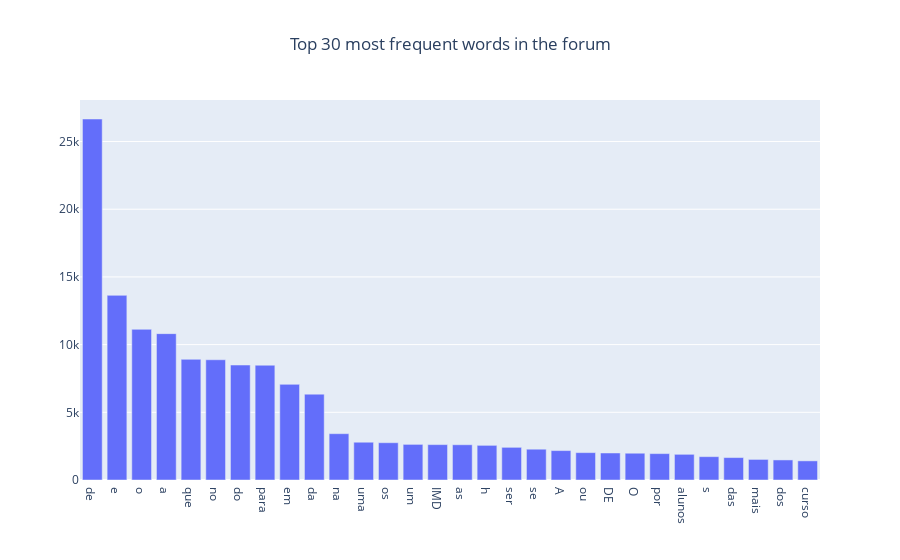
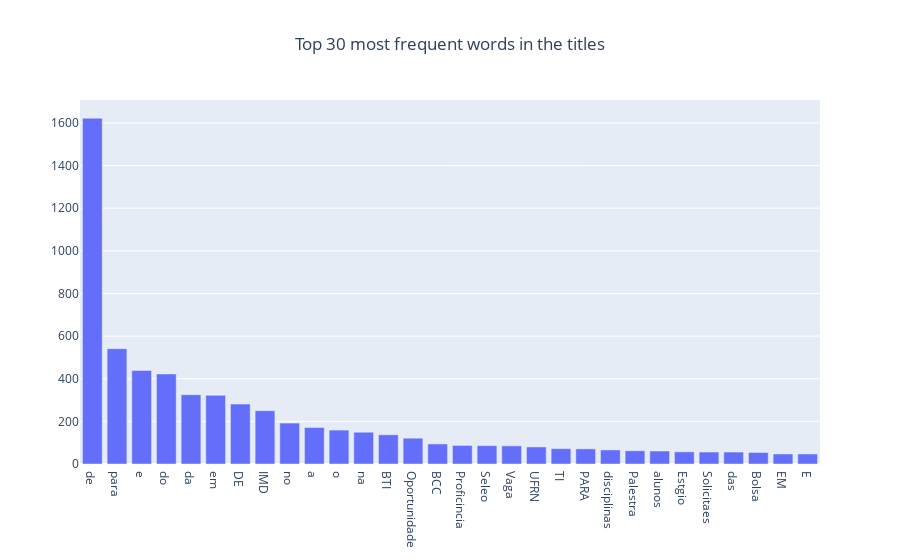
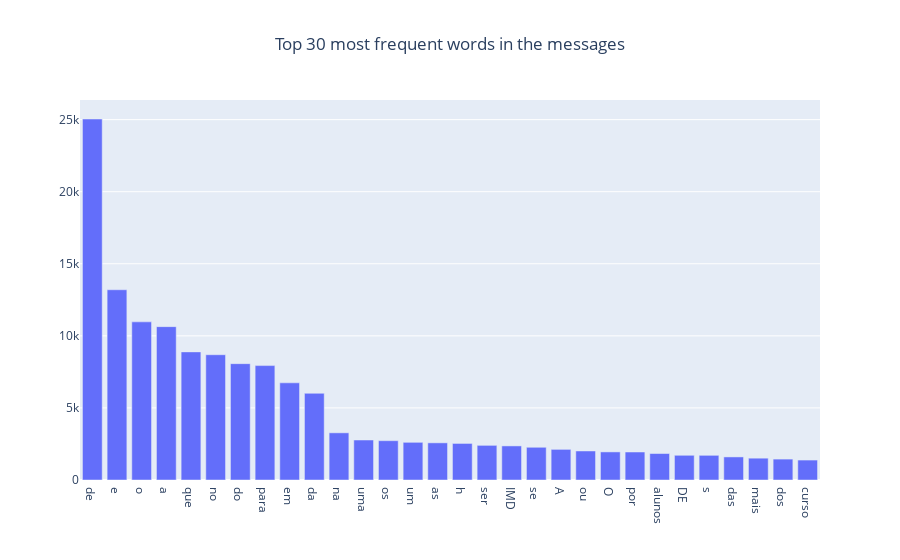

These figures' notebook cell, in order:
### Markdown cell above
It seems there are some words that appear very frequently in this dataset. Let's get an idea of what they are with Counter.

### Code cell
from collections import Counter
import plotly.graph_objects as go

def plot_histogram_word(text_list, n_most_common=30, title="text"):
    # create a list of words
    words = []
    for txt in text_list:
        words += txt.split()

    # count the number of times each word appears in the text
    word_counts = Counter(words)

    # select the top 30 most frequent words
    word_counts = dict(word_counts.most_common(n_most_common))

    # create a bar chart
    fig = go.Figure([go.Bar(x=list(word_counts.keys()), y=list(word_counts.values()))])
    fig.update_layout(title_text=f'Top {n_most_common} most frequent words in the {title}', title_x=0.5)
    fig.show()

plot_histogram_word(text_clean, 30, 'forum')
plot_histogram_word(titles_clean, 30, 'titles')
plot_histogram_word(content_clean, 30, 'messages')

### Figure 1 — Plotly figure (JSON) as saved in the notebook; plotly's stock layout.template omitted (floating-point values rounded to 4 significant figures)
{"data": [{"type": "bar", "x": ["de", "e", "o", "a", "que", "no", "do", "para", "em", "da", "na", "uma", "os", "um", "IMD", "as", "h", "ser", "se", "A", "ou", "DE", "O", "por", "alunos", "s", "das", "mais", "dos", "curso"], "y": [26664, 13637, 11129, 10810, 8912, 8882, 8492, 8477, 7064, 6340, 3421, 2790, 2754, 2631, 2614, 2603, 2559, 2413, 2274, 2172, 2021, 1995, 1977, 1949, 1897, 1723, 1657, 1520, 1482, 1414]}], "layout": {"title": {"text": "Top 30 most frequent words in the forum", "x": 0.5}}}

### Figure 2 — Plotly figure (JSON) as saved in the notebook; plotly's stock layout.template omitted (floating-point values rounded to 4 significant figures)
{"data": [{"type": "bar", "x": ["de", "para", "e", "do", "da", "em", "DE", "IMD", "no", "a", "o", "na", "BTI", "Oportunidade", "BCC", "Proficincia", "Seleo", "Vaga", "UFRN", "TI", "PARA", "disciplinas", "Palestra", "alunos", "Estgio", "Solicitaes", "das", "Bolsa", "EM", "E"], "y": [1622, 541, 439, 422, 325, 322, 281, 250, 192, 171, 159, 149, 137, 121, 94, 87, 86, 85, 80, 72, 71, 66, 62, 61, 57, 56, 56, 54, 47, 47]}], "layout": {"title": {"text": "Top 30 most frequent words in the titles", "x": 0.5}}}

### Figure 3 — Plotly figure (JSON) as saved in the notebook; plotly's stock layout.template omitted (floating-point values rounded to 4 significant figures)
{"data": [{"type": "bar", "x": ["de", "e", "o", "a", "que", "no", "do", "para", "em", "da", "na", "uma", "os", "um", "as", "h", "ser", "IMD", "se", "A", "ou", "O", "por", "alunos", "DE", "s", "das", "mais", "dos", "curso"], "y": [25044, 13198, 10970, 10639, 8888, 8691, 8071, 7937, 6742, 6015, 3273, 2774, 2727, 2614, 2578, 2536, 2404, 2365, 2270, 2125, 2013, 1949, 1942, 1836, 1714, 1712, 1601, 1514, 1450, 1383]}], "layout": {"title": {"text": "Top 30 most frequent words in the messages", "x": 0.5}}}
